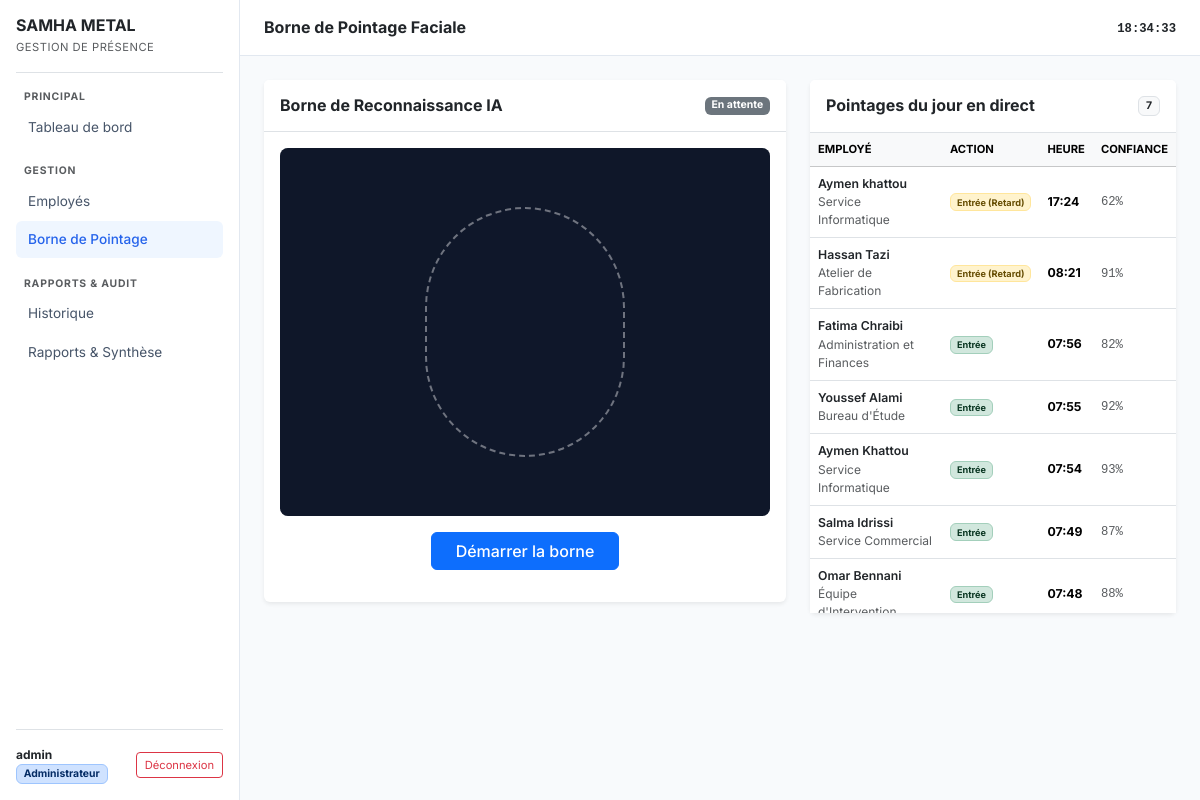
/pointage (signed in), run on the app's committed database.
### models.py (models this page shows, shortened)
class User(UserMixin, db.Model):
    __tablename__ = 'users'
    id = db.Column(db.Integer, primary_key=True)
    username = db.Column(db.String(80), unique=True, nullable=False)
    password_hash = db.Column(db.String(256), nullable=False)
    role = db.Column(db.String(20), default='admin')

class Attendance(db.Model):
    __tablename__ = 'attendances'
    id = db.Column(db.Integer, primary_key=True)
    employee_id = db.Column(db.Integer, db.ForeignKey('employees.id'), nullable=False)
    date = db.Column(db.Date, default=date.today, nullable=False)
    check_in = db.Column(db.DateTime, nullable=False)
    check_out = db.Column(db.DateTime, nullable=True)   # NULL = pas encore sorti
    status = db.Column(db.String(20), default='present') # 'present' ou 'retard'
    confidence = db.Column(db.Float)                     # Score de similarité (0 à 1)
    @property
    def check_in_time(self):
        return self.check_in.strftime('%H:%M') if self.check_in else '--:--'

class Employee(db.Model):
    __tablename__ = 'employees'
    id = db.Column(db.Integer, primary_key=True)
    matricule = db.Column(db.String(20), unique=True, nullable=False)
    nom = db.Column(db.String(80), nullable=False)
    prenom = db.Column(db.String(80), nullable=False)
    departement = db.Column(db.String(100), nullable=False)
    poste = db.Column(db.String(100), nullable=False)
    photo_path = db.Column(db.String(256))              # Chemin vers la photo de profil
    face_embedding = db.Column(db.LargeBinary)           # Vecteur 512D sérialisé (numpy)
    is_active = db.Column(db.Boolean, default=True)
    created_at = db.Column(db.DateTime, default=datetime.utcnow)
    attendances = db.relationship('Attendance', backref='employee', lazy=True)
    @property
    def nom_complet(self):
        return f'{self.prenom} {self.nom}'

### app.py (the view)
@app.route('/pointage')
def pointage_page():
    today = date.today()
    today_attendances = db.session.query(
        Attendance
    ).filter(
        Attendance.date == today
    ).order_by(
        Attendance.check_in.desc()
    ).limit(20).all()
    return render_template('pointage.html', today_attendances=today_attendances)

### app.py (called while the page is built)
@login_manager.user_loader
def load_user(user_id):
    return db.session.get(User, int(user_id))

### templates/pointage.html (shortened to what this page needs)
{% extends "base.html" %}
{% block page_title %}Borne de Pointage Faciale{% endblock %}
{% block topbar_right %}
    <span id="liveClock" class="font-monospace fw-bold text-dark small">--:--:--</span>
{% endblock %}
{% block content %}
<div class="row g-4">
    <div class="col-lg-7">
        <div class="card shadow-sm border-0">
            <div class="card-header bg-white py-3 border-bottom d-flex align-items-center justify-content-between">
                <h3 class="h6 fw-bold mb-0 text-dark">Borne de Reconnaissance IA</h3>
                <span class="badge bg-secondary" id="scanStatusBadge">En attente</span>
            </div>
            <div class="card-body">
                <div class="scanner-box mb-3" id="scannerContainer">
                    <video id="webcamVideo" autoplay playsinline></video>
                </div>
                <div class="d-flex justify-content-center mb-3">
                    <button type="button" class="btn btn-primary px-4 fw-medium" id="btnToggleScan" onclick="toggleScanner()">
                        Démarrer la borne
                    </button>
                </div>
            </div>
        </div>
    </div>
    <div class="col-lg-5">
        <div class="card shadow-sm border-0 h-100">
            <div class="card-header bg-white py-3 border-bottom d-flex align-items-center justify-content-between">
                <h3 class="h6 fw-bold mb-0 text-dark">Pointages du jour en direct</h3>
                <span class="badge bg-light text-dark border" id="todayCount">{{ today_attendances|length }}</span>
            </div>
            <div class="card-body p-0" style="max-height: 480px; overflow-y: auto;">
                <table class="table table-hover align-middle mb-0 small">
                    <thead class="table-light">
                        <tr class="text-uppercase text-muted" style="font-size: 0.7rem;">
                            <th>Employé</th>
                            <th>Action</th>
                            <th>Heure</th>
                            <th>Confiance</th>
                        </tr>
                    </thead>
                    <tbody id="attendanceTableBody">
                        {% if today_attendances %}
                            {% for att in today_attendances %}
                            <tr>
                                <td>
                                    <div class="fw-semibold text-dark">{{ att.employee.nom_complet }}</div>
                                    <div class="text-muted" style="font-size: 0.75rem;">{{ att.employee.departement }}</div>
                                </td>
                                <td>
                                    {% if att.check_out %}
                                        <span class="badge bg-primary-subtle text-primary-emphasis border border-primary-subtle">Sortie</span>
                                    {% elif att.status == 'retard' %}
                                        <span class="badge bg-warning-subtle text-warning-emphasis border border-warning-subtle">Entrée (Retard)</span>
                                    {% else %}
                                        <span class="badge bg-success-subtle text-success-emphasis border border-success-subtle">Entrée</span>
                                    {% endif %}
                                </td>
                                <td><strong>{{ att.check_out_time if att.check_out else att.check_in_time }}</strong></td>
                                <td><span class="font-monospace text-muted">{{ (att.confidence * 100)|round(0)|int }}%</span></td>
                            </tr>
                            {% endfor %}
                        {% else %}
                            <tr id="emptyRow">
                                <td colspan="4" class="text-center py-4 text-muted">
                                    Aucun pointage pour l'instant.
                                </td>
                            </tr>
                        {% endif %}
                    </tbody>
                </table>
            </div>
        </div>
    </div>
</div>
{% endblock %}

### templates/base.html (shortened to what this page needs)
<!DOCTYPE html>
<html lang="fr">
<head>
    <link href="https://cdn.jsdelivr.net/npm/bootstrap@5.3.3/dist/css/bootstrap.min.css" rel="stylesheet">
    <link rel="stylesheet" href="{{ url_for('static', filename='css/style.css') }}">
</head>
<body>
    <aside class="sidebar p-3" id="sidebar">
        <div class="pb-3 mb-3 border-bottom">
            <h1 class="h6 fw-bold mb-0 text-dark">SAMHA METAL</h1>
            <small class="text-muted text-uppercase" style="font-size: 0.7rem; letter-spacing: 0.5px;">Gestion de Présence</small>
        </div>
        <nav class="nav flex-column mb-auto">
            <div class="text-uppercase text-muted fw-bold px-2 mb-1" style="font-size: 0.65rem; letter-spacing: 0.8px;">Principal</div>
            <a href="{{ url_for('dashboard') }}" class="nav-link {% if request.endpoint == 'dashboard' %}active{% endif %}">
                Tableau de bord
            </a>
            <div class="text-uppercase text-muted fw-bold px-2 mt-3 mb-1" style="font-size: 0.65rem; letter-spacing: 0.8px;">Gestion</div>
            <a href="{{ url_for('employees_list') }}" class="nav-link {% if 'employee' in request.endpoint %}active{% endif %}">
                Employés
            </a>
            <a href="{{ url_for('pointage_page') }}" class="nav-link {% if 'pointage' in request.endpoint %}active{% endif %}">
                Borne de Pointage
            </a>
            <div class="text-uppercase text-muted fw-bold px-2 mt-3 mb-1" style="font-size: 0.65rem; letter-spacing: 0.8px;">Rapports & Audit</div>
            <a href="{{ url_for('history_page') }}" class="nav-link {% if request.endpoint == 'history_page' %}active{% endif %}">
                Historique
            </a>
            <a href="{{ url_for('reports_page') }}" class="nav-link {% if request.endpoint == 'reports_page' %}active{% endif %}">
                Rapports & Synthèse
            </a>
        </nav>
        <div class="pt-3 border-top" style="font-size: 0.75rem;">
            {% if current_user.is_authenticated %}
                <div class="d-flex align-items-center justify-content-between">
                    <div>
                        <span class="d-block fw-bold text-dark">{{ current_user.username }}</span>
                        <span class="badge bg-primary-subtle text-primary-emphasis border border-primary-subtle" style="font-size: 0.65rem;">Administrateur</span>
                    </div>
                    <a href="{{ url_for('logout') }}" class="btn btn-outline-danger btn-sm py-1 px-2" style="font-size: 0.7rem;" title="Se déconnecter">
                        Déconnexion
                    </a>
                </div>
            {% endif %}
        </div>
    </aside>
    <div class="main-wrapper">
        <header class="topbar px-4 d-flex align-items-center justify-content-between">
            <div class="d-flex align-items-center gap-3">
                <h2 class="h6 fw-bold mb-0 text-dark">{% block page_title %}Tableau de bord{% endblock %}</h2>
            </div>
            <div>
                {% block topbar_right %}{% endblock %}
            </div>
        </header>
        <main class="container-fluid p-4">
            {% block content %}{% endblock %}
        </main>
    </div>
</body>
</html>

### static/css/style.css (style rules this page uses)
body { font-family: 'Inter', system-ui, -apple-system, sans-serif; background-color: #f8fafc; color: #0f172a; font-size: 0.875rem; }
.sidebar { width: 240px; height: 100vh; position: fixed; top: 0; left: 0; background: #ffffff; border-right: 1px solid #e2e8f0; display: flex; flex-direction: column; z-index: 1000; }
.main-wrapper { margin-left: 240px; min-height: 100vh; display: flex; flex-direction: column; }
.topbar { height: 56px; background: #ffffff; border-bottom: 1px solid #e2e8f0; position: sticky; top: 0; z-index: 900; }
.sidebar .nav-link { color: #475569; font-size: 0.85rem; padding: 0.5rem 0.75rem; border-radius: 0.375rem; margin-bottom: 0.125rem; }
.sidebar .nav-link.active { background-color: #eff6ff; color: #2563eb; font-weight: 500; }
.scanner-box { position: relative; width: 100%; aspect-ratio: 4/3; background-color: #0f172a; border-radius: 0.5rem; overflow: hidden; display: flex; align-items: center; justify-content: center; }
.scanner-box video, .scanner-box img { width: 100%; height: 100%; object-fit: cover; }

### data on the page
User: username "admin"
Attendance: employee.nom_complet "Aymen khattou", employee.departement "Service Informatique", status "Entrée (Retard)", check_out+check_in "17:24", (att.confidence*100)|round(0)|int "62"
Attendance: employee.nom_complet "Hassan Tazi", employee.departement "Atelier de Fabrication", status "Entrée (Retard)", check_out+check_in "08:21", (att.confidence*100)|round(0)|int "91"
Attendance: employee.nom_complet "Fatima Chraibi", employee.departement "Administration et Finances", status "Entrée", check_out+check_in "07:56", (att.confidence*100)|round(0)|int "82"
Attendance: employee.nom_complet "Youssef Alami", employee.departement "Bureau d'Étude", status "Entrée", check_out+check_in "07:55", (att.confidence*100)|round(0)|int "92"
Attendance: employee.nom_complet "Aymen Khattou", employee.departement "Service Informatique", status "Entrée", check_out+check_in "07:54", (att.confidence*100)|round(0)|int "93"
Attendance: employee.nom_complet "Salma Idrissi", employee.departement "Service Commercial", status "Entrée", check_out+check_in "07:49", (att.confidence*100)|round(0)|int "87"
Attendance: employee.nom_complet "Omar Bennani", employee.departement "Équipe…", status "Entrée", check_out+check_in "07:48", (att.confidence*100)|round(0)|int "88"

### other printed values
{{ today_attendances|length }} "7"
